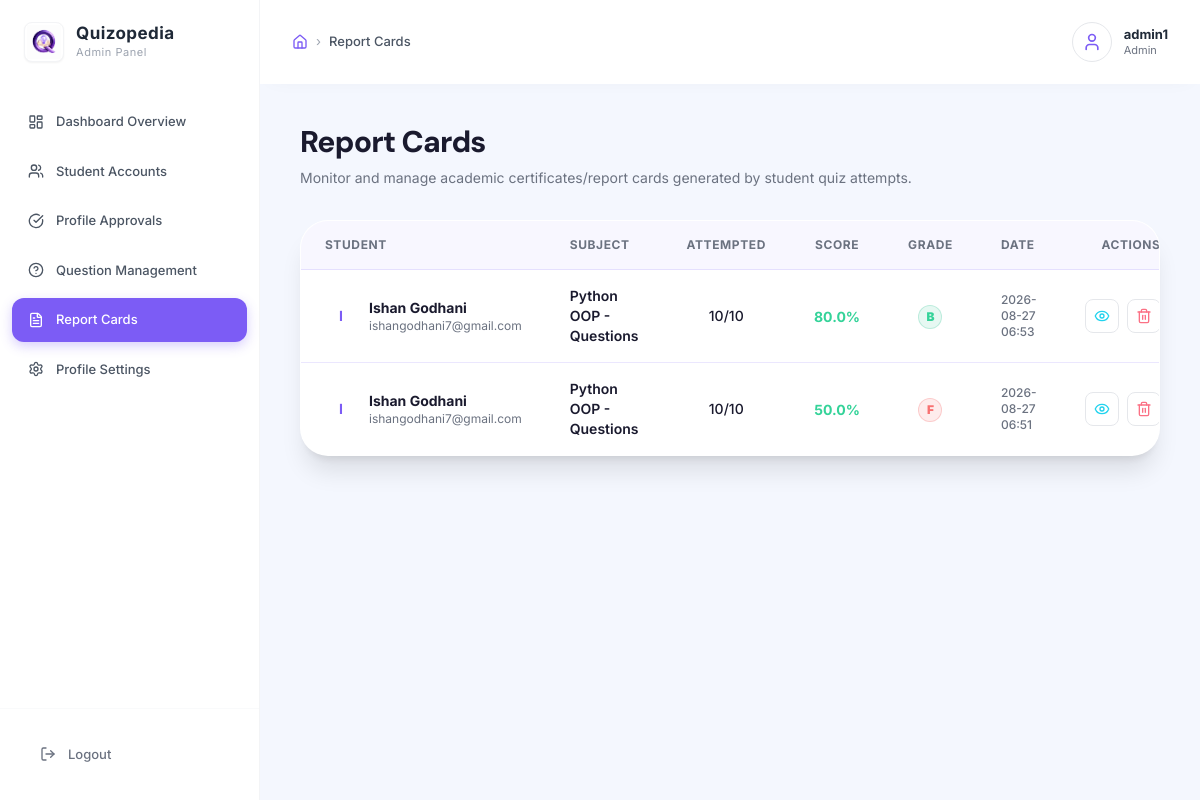
/admin-dashboard/report-cards/ (signed in), run on an earlier commit of the app's database.
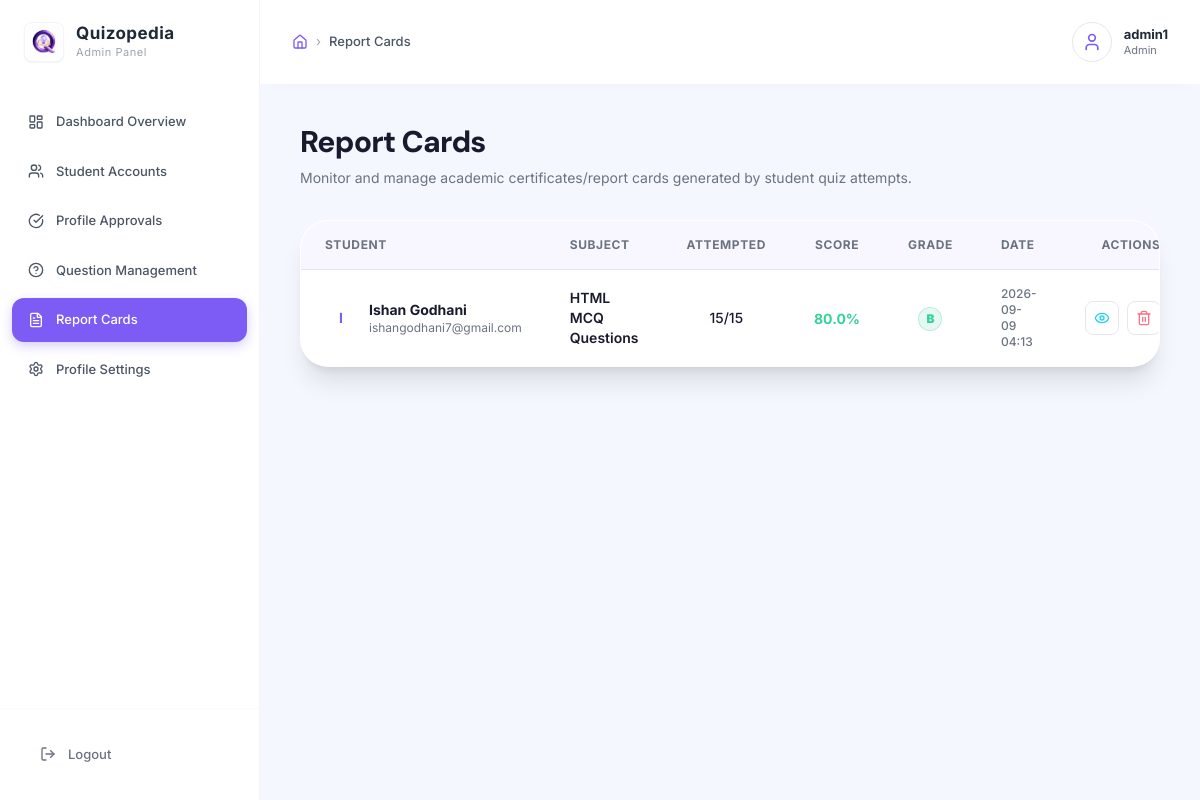
And on a later commit of the database.
### user/models.py (models this page shows, shortened)
class ReportCard(models.Model):
    student = models.ForeignKey(Student, on_delete=models.CASCADE, related_name='report_cards')
    subject = models.ForeignKey(Subject, on_delete=models.CASCADE, related_name='report_cards')
    total_questions = models.IntegerField()
    attempted_questions = models.IntegerField()
    correct_answers = models.IntegerField()
    wrong_answers = models.IntegerField()
    total_marks = models.IntegerField()
    obtained_marks = models.IntegerField()
    percentage = models.FloatField()
    result_grade = models.CharField(max_length=10)
    created_at = models.DateTimeField(auto_now_add=True)

class Student(models.Model):
    user = models.OneToOneField(User, on_delete=models.CASCADE, related_name='student')
    phone = models.CharField(max_length=15)
    @property
    def name(self):
        return self.user.first_name if self.user else ""
    @property
    def email(self):
        return self.user.email if self.user else ""

class Subject(models.Model):
    name = models.CharField(max_length=150)
    description = models.TextField(blank=True)

### adminpanel/views.py (the view)
# urls.py: path('admin-dashboard/report-cards/', views.admin_report_cards, name='admin_report_cards'),
@admin_required
def admin_report_cards(request):
    report_cards = ReportCard.objects.select_related('student__user', 'subject').all().order_by('-created_at')
    return render(request, 'adminpanel/report_cards.html', {
        'report_cards': report_cards
    })

### adminpanel/context_processors.py (called while the page is built)
def pending_approvals_count(request):
    if request.user.is_authenticated and (request.user.is_staff or request.user.is_superuser):
        count = ProfileUpdateRequest.objects.filter(status='pending').count()
        return {'pending_approvals_count': count}
    return {'pending_approvals_count': 0}

### adminpanel/templates/adminpanel/report_cards.html (shortened to what this page needs)
{% extends 'adminpanel/base.html' %}
{% block active_report_cards %}active{% endblock %}
{% block breadcrumb %}Report Cards{% endblock %}
{% block content %}
<div class="mb-8 flex flex-col sm:flex-row sm:items-center sm:justify-between gap-4">
  <div>
    <h1 class="text-3xl font-extrabold tracking-tight mb-2 text-[var(--text-main)]">Report Cards</h1>
    <p class="text-[var(--text-muted)] text-sm">Monitor and manage academic certificates/report cards generated by student quiz attempts.</p>
  </div>
</div>
<div class="glass-card rounded-[28px] overflow-hidden border border-white/5 shadow-xl">
  <div class="overflow-x-auto">
    <table class="w-full text-left border-collapse">
      <thead>
        <tr class="border-b border-[var(--sidebar-border)] bg-[var(--table-header-bg)] text-xs font-bold text-[var(--text-muted)] uppercase tracking-wider">
          <th class="px-6 py-4">Student</th>
          <th class="px-6 py-4">Subject</th>
          <th class="px-6 py-4 text-center">Attempted</th>
          <th class="px-6 py-4 text-center">Score</th>
          <th class="px-6 py-4 text-center">Grade</th>
          <th class="px-6 py-4">Date</th>
          <th class="px-6 py-4 text-right">Actions</th>
        </tr>
      </thead>
      <tbody class="divide-y divide-[var(--sidebar-border)] text-[var(--text-main)]">
        {% if report_cards %}
          {% for card in report_cards %}
          <tr class="hover:bg-[var(--sidebar-link-hover)] transition duration-200">
            <td class="px-6 py-4">
              <div class="flex items-center gap-3">
                <div class="w-8 h-8 rounded-lg bg-[var(--accent-primary)]/10 text-[var(--accent-primary)] flex items-center justify-center font-bold text-sm">
                  {{ card.student.user.username|slice:":1"|upper }}
                </div>
                <div>
                  <p class="text-sm font-bold">{{ card.student.user.first_name|default:card.student.user.username }}</p>
                  <p class="text-xs text-[var(--text-muted)]">{{ card.student.user.email }}</p>
                </div>
              </div>
            </td>
            <td class="px-6 py-4 text-sm font-semibold">
              {{ card.subject.name }}
            </td>
            <td class="px-6 py-4 text-center text-sm font-medium">
              {{ card.attempted_questions }}/{{ card.total_questions }}
            </td>
            <td class="px-6 py-4 text-center">
              <span class="text-sm font-bold text-emerald-400">{{ card.percentage }}%</span>
            </td>
            <td class="px-6 py-4 text-center">
              {% if card.result_grade == 'F' %}
              <span class="inline-flex items-center justify-center w-6 h-6 rounded-full bg-red-500/10 text-red-400 text-xs font-black border border-red-500/20">
                F
              </span>
              {% else %}
              <span class="inline-flex items-center justify-center w-6 h-6 rounded-full bg-emerald-500/10 text-emerald-400 text-xs font-black border border-emerald-500/20">
                {{ card.result_grade }}
              </span>
              {% endif %}
            </td>
            <td class="px-6 py-4 text-xs text-[var(--text-muted)] font-medium">
              {{ card.created_at|date:"Y-m-d H:i" }}
            </td>
            <td class="px-6 py-4 text-right">
              <div class="flex items-center justify-end gap-2">
                <a href="{% url 'admin_report_card_detail' card.id %}"
                  class="p-2 rounded-lg bg-[var(--input-bg)] hover:bg-white/10 border border-[var(--input-border)] text-cyan-400 transition" title="View Details">
                  <i data-lucide="eye" class="w-4 h-4"></i>
                </a>
                <form method="POST" action="{% url 'admin_report_card_delete' card.id %}"
                  onsubmit="return confirm('Are you sure you want to permanently delete this report card?');" class="inline">
                  <button type="submit"
                    class="p-2 rounded-lg bg-[var(--input-bg)] hover:bg-red-500/10 border border-[var(--input-border)] text-rose-400 transition" title="Delete">
                    <i data-lucide="trash-2" class="w-4 h-4"></i>
                  </button>
                </form>
              </div>
            </td>
          </tr>
          {% endfor %}
        {% endif %}
      </tbody>
    </table>
  </div>
</div>
{% endblock %}

### adminpanel/templates/adminpanel/base.html (shortened to what this page needs)
{% load static %}
<!DOCTYPE html>
<html lang="en">
<head>
  <script src="https://cdn.tailwindcss.com"></script>
</head>
<body class="relative min-h-screen w-full flex overflow-x-hidden">
  <div class="fixed inset-0 -z-10 overflow-hidden">
  </div>
  <aside
    class="hidden lg:flex flex-col w-[260px] bg-white text-gray-700 border-r border-gray-100 flex-shrink-0 h-screen sticky top-0 transition-all duration-300 z-50">
    <div class="h-[84px] flex items-center gap-3 px-6">
      <div class="w-10 h-10 rounded-lg overflow-hidden bg-white flex items-center justify-center flex-shrink-0 shadow-sm border border-gray-100">
        <img src="{% static 'images/lo1.jpg' %}" alt="Logo" class="w-full h-full object-contain p-0.5">
      </div>
      <div class="flex flex-col">
        <span class="text-[17px] font-bold tracking-wide text-gray-800 leading-tight">Quizopedia</span>
        <span class="text-[11px] text-gray-400 tracking-wider">Admin Panel</span>
      </div>
    </div>
    <nav class="flex-1 py-4 space-y-1.5 flex flex-col">
      <a href="{% url 'admin_dashboard' %}"
        class="sidebar-link {% block active_db %}{% endblock %} flex items-center gap-3 px-4 py-3 text-[13px] font-medium">
        <i data-lucide="layout-dashboard" class="w-4 h-4"></i> Dashboard Overview
      </a>
      <a href="{% url 'admin_students' %}"
        class="sidebar-link {% block active_students %}{% endblock %} flex items-center gap-3 px-4 py-3 text-[13px] font-medium">
        <i data-lucide="users" class="w-4 h-4"></i> Student Accounts
      </a>
      <a href="{% url 'admin_profile_approvals' %}"
        class="sidebar-link {% block active_approvals %}{% endblock %} flex items-center gap-3 px-4 py-3 text-[13px] font-medium">
        <i data-lucide="check-circle" class="w-4 h-4"></i> Profile Approvals
      </a>
      <a href="{% url 'question_list' %}"
        class="sidebar-link {% block active_questions %}{% endblock %} flex items-center gap-3 px-4 py-3 text-[13px] font-medium">
        <i data-lucide="help-circle" class="w-4 h-4"></i> Question Management
      </a>
      <a href="{% url 'admin_report_cards' %}"
        class="sidebar-link {% block active_report_cards %}{% endblock %} flex items-center gap-3 px-4 py-3 text-[13px] font-medium">
        <i data-lucide="file-text" class="w-4 h-4"></i> Report Cards
      </a>
      <a href="{% url 'admin_profile' %}"
        class="sidebar-link {% block active_profile %}{% endblock %} flex items-center gap-3 px-4 py-3 text-[13px] font-medium">
        <i data-lucide="settings" class="w-4 h-4"></i> Profile Settings
      </a>
    </nav>
    <div class="p-6 mt-auto border-t border-gray-50">
      <a href="{% url 'logout' %}"
        class="flex items-center gap-3 px-4 py-3 text-[13px] font-medium rounded-xl text-gray-500 hover:bg-red-50 hover:text-red-500 transition-all duration-200">
        <i data-lucide="log-out" class="w-4 h-4"></i> Logout
      </a>
    </div>
  </aside>
  <div class="flex-1 flex flex-col min-w-0 bg-[#f4f7fe]">
    <header class="h-[84px] bg-white flex items-center justify-between px-8 sticky top-0 z-30 shadow-[0_4px_20px_-10px_rgba(0,0,0,0.05)]">
      <div class="flex items-center gap-4">
        <div class="flex items-center gap-2 text-[13px]">
          <i data-lucide="home" class="w-4 h-4 text-[var(--accent-primary)]"></i>
          <span class="text-gray-400">›</span>
          <span class="text-gray-600 font-medium">{% block breadcrumb %}Dashboard Overview{% endblock %}</span>
        </div>
      </div>
      <div class="flex items-center gap-5">
        <div class="flex items-center gap-3">
          <div class="w-10 h-10 rounded-full bg-[var(--accent-primary)]/10 text-[var(--accent-primary)] flex items-center justify-center border border-[var(--accent-primary)]/20 overflow-hidden">
            {% if request.user.profile_picture %}
              <img src="{{ request.user.profile_picture.url }}" alt="Profile" class="w-full h-full object-cover">
            {% else %}
              <i data-lucide="user" class="w-5 h-5"></i>
            {% endif %}
          </div>
          <div class="hidden md:flex flex-col">
            <span class="text-[13px] font-bold text-gray-800 leading-tight">{{ request.user.username }}</span>
            <span class="text-[11px] text-gray-500">Admin</span>
          </div>
        </div>
      </div>
    </header>
    <main class="flex-1 p-6 md:p-10 max-w-6xl w-full mx-auto animate-fade-in">
      {% block content %}
      {% endblock %}
    </main>
  </div>
</body>
</html>

### adminpanel/templates/adminpanel/base.html (style rules this page uses)
:root { --primary: #7c5cf5; --primary-light: #a78bfa; --primary-dark: #6d42e8; --primary-gradient: linear-gradient(135deg, #7c5cf5 0%, #a78bfa 50%, #8b6cf7 100%); --bg-base: #f5f3ff; --header-bg: rgba(255, 255, 255, 0.8); --header-border: rgba(124, 92, 245, 0.15); --card-bg: #ffffff; --card-border: rgba(124, 92, 245, 0.15); --text-main: #1a1a2e; --text-muted: #6b7280; --text-light-muted: #9ca3af; --border-soft: rgba(124, 92, 245, 0.15); --accent-primary: #7c5cf5; --accent-secondary: #a78bfa; --accent-primary-rgb: 124, 92, 245; --accent-secondary-rgb: 167, 139, 250; --sidebar-bg: rgba(255, 255, 255, 0.7); --sidebar-border: rgba(124, 92, 245, 0.15); --sidebar-link: rgba(26, 26, 46, 0.6); --sidebar-link-hover: rgba(124, 92, 245, 0.08); --sidebar-link-active: #7c5cf5; --panel: #ffffff; --input-bg: #ffffff; --input-border: #e5e7eb; --input-text: #1a1a2e; --input-placeholder: #9ca3af; --table-header-bg: rgba(124, 92, 245, 0.05); }
* { font-family: 'Inter', system-ui, sans-serif; box-sizing: border-box; }
h1, h2, h3, h4, .brand-font { font-family: 'DM Sans', 'Inter', sans-serif; }
body { background: var(--bg-base); color: var(--text-main); min-height: 100vh; overflow-x: hidden; transition: background-color 0.3s ease, color 0.3s ease; }
.glass-card { background: var(--card-bg); backdrop-filter: blur(24px); -webkit-backdrop-filter: blur(24px); border: 1px solid var(--card-border); transition: background-color 0.3s ease, border-color 0.3s ease; }
.sidebar-link { color: #4b5563; transition: all 0.2s ease; border-radius: 12px; margin: 0 12px; }
.sidebar-link.active { background: var(--accent-primary); color: #ffffff; box-shadow: 0 4px 12px rgba(124, 92, 245, 0.3); }
.animate-fade-in { animation: fadeInUp 0.4s cubic-bezier(0.16, 1, 0.3, 1) forwards; }

What changed in the data, as far as the page shows it:
removed ReportCard: student.user.username "I", student.user.first_name "Ishan Godhani", student.user.email "ishangodhani7@gmail.com", subject.name "Python OOP - Questions", attempted_questions "10", total_questions "10", percentage "80.0", result_grade "B", created_at "2026-08-27 06:53"
removed ReportCard: student.user.username "I", student.user.first_name "Ishan Godhani", student.user.email "ishangodhani7@gmail.com", subject.name "Python OOP - Questions", attempted_questions "10", total_questions "10", percentage "50.0", result_grade "F", created_at "2026-08-27 06:51"
added ReportCard: student.user.username "I", student.user.first_name "Ishan Godhani", student.user.email "ishangodhani7@gmail.com", subject.name "HTML MCQ Questions", attempted_questions "15", total_questions "15", percentage "80.0", result_grade "B", created_at "2026-09-09 04:13"
